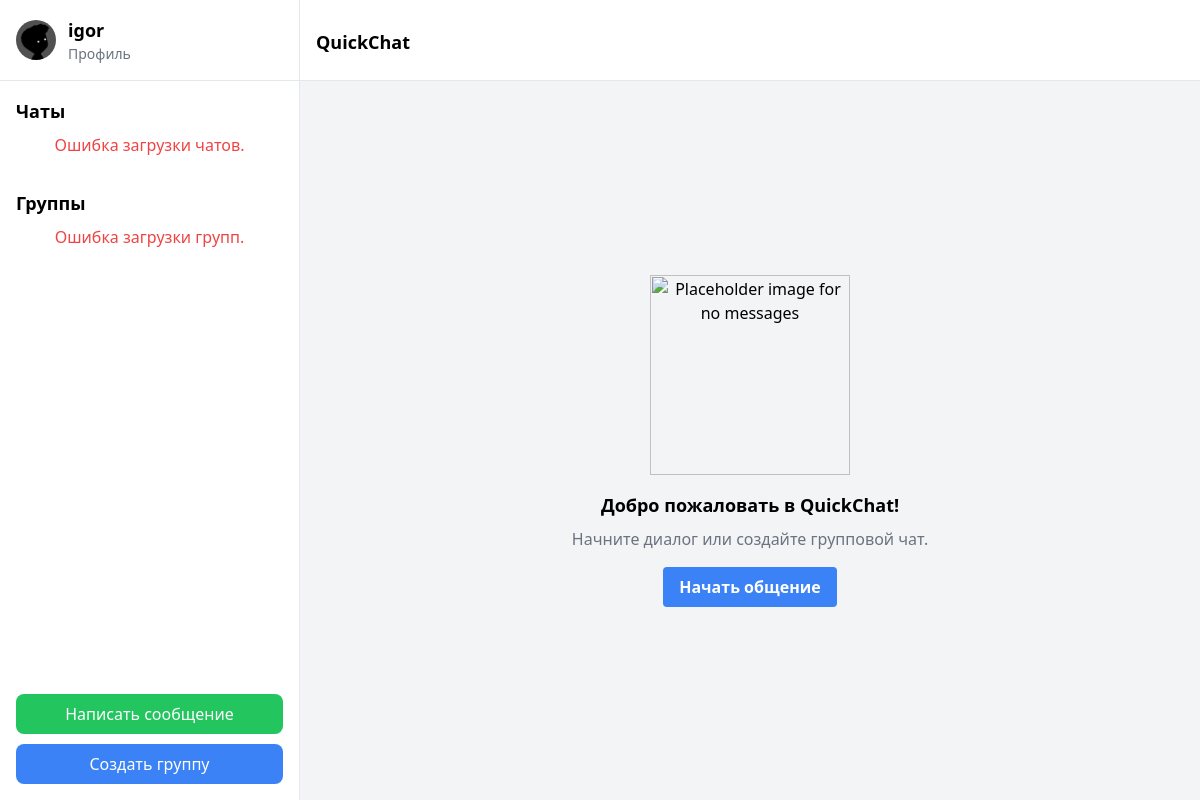
Screenshot of /main/ (signed in) with the database file from the repository.
### chat/models.py (models this page shows)
class CustomUser (AbstractUser ):
    about = models.TextField()
    phone_number = models.CharField(max_length=15)
    photo = models.ImageField(upload_to='images/', blank=True, null=True, default='images/user-default.png')

### chat/views.py (the view)
# urls.py: path('main/', main, name="main"),
def main(request):
    return render(request, '../templates/chat/main.html')

### templates/chat/main.html (shortened to what this page needs)
<html lang="en">
<head>
    <script src="https://cdn.tailwindcss.com"></script>
    {% load static %}
    <link href="https://cdnjs.cloudflare.com/ajax/libs/font-awesome/5.15.3/css/all.min.css" rel="stylesheet"/>
</head>
<body class="font-roboto bg-gray-100">
    <div class="flex h-screen">
        {% include 'chat/components/sidebar.html' %}
    </div>
    <div class="flex-1 flex flex-col">
        <div class="flex items-center justify-between p-4 bg-white border-b border-gray-200">
            {% block header %} <h2 class="text-lg font-semibold h-9 mt-3">QuickChat</h2> {% endblock %}
        </div>
        {% block content %}
        <div class="flex-1 p-4 flex items-center justify-center">
            <div class="text-center">
                <img alt="Placeholder image for no messages" class="mx-auto mb-4" height="200" src="https://storage.googleapis.com/a1aa/image/fE3dwIugVtVej03N1s8LXvAis94QKf2WXdzO1gTsNE59EKGoA.jpg" width="200"/>
                <h3 class="text-lg font-semibold mb-2">Добро пожаловать в QuickChat!</h3>
                <p class="text-gray-500 mb-4">Начните диалог или создайте групповой чат.</p>
                <button class="bg-blue-500 hover:bg-blue-700 text-white font-bold py-2 px-4 rounded focus:outline-none focus:shadow-outline" id="startChatButton" onclick="window.location.href='{% url 'user_list' %}'">Начать общение</button>
            </div>
        </div>
        {% endblock content %}
    </div>
</body>
</html>

### templates/chat/components/sidebar.html (shortened to what this page needs)
<div class="w-1/4 bg-white border-r border-gray-200 hidden md:flex flex-col justify-between">
    <div>
        <div class="p-4 border-b border-gray-200">
            <div class="flex items-center">
                <img alt="User  avatar placeholder" class="w-10 h-10 rounded-full" height="50" src="{{ user.photo.url }}" width="50"/>
                <div class="ml-3">
                    <h2 class="text-lg font-semibold">{{ user.username }}</h2>
                    <button class="text-sm text-gray-500" onclick="window.location.href='{% url 'edit_profile' %}'">Профиль</button>
                </div>
            </div>
        </div>
        <div class="p-4">
            <h3 class="text-lg font-semibold mb-2">Чаты</h3>
            <div id="error" class="hidden text-red-500 text-center">Ошибка загрузки чатов.</div>
        </div>
        <div class="p-4">
            <h3 class="text-lg font-semibold mb-2">Группы</h3>
            <div id="errorGroups" class="hidden text-red-500 text-center">Ошибка загрузки групп.</div>
        </div>
    </div>
    <div class="p-4">
        <button class="w-full bg-green-500 text-white py-2 px-4 rounded-lg mb-4" id="viewUser ListButton" style="margin-bottom: 10px" onclick="window.location.href='{% url 'user_list' %}'">Написать сообщение</button>
        <button class="w-full bg-blue-500 text-white py-2 px-4 rounded-lg" id="createGroupChatButton" onclick="window.location.href='{% url 'create_group' %}'">Создать группу</button>
    </div>

### rows the page displays
CustomUser: photo (picture), username "igor"
